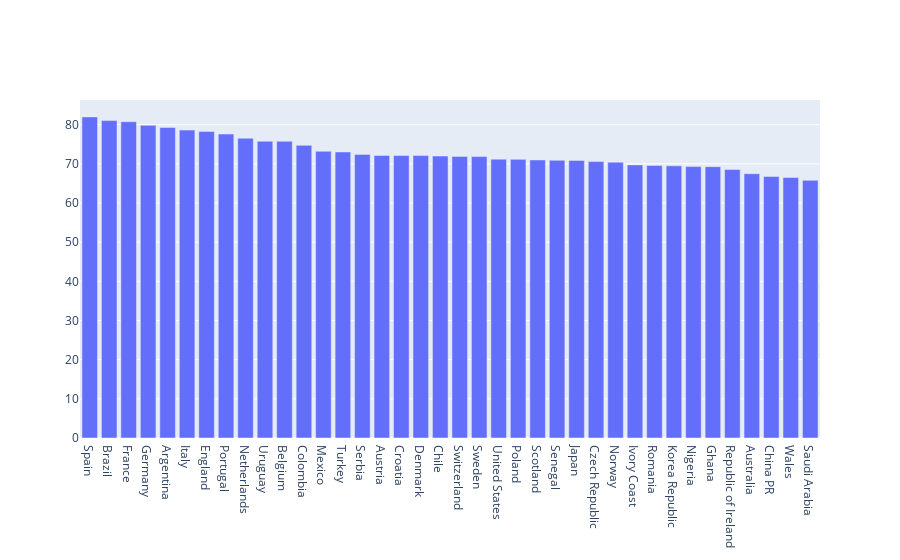

The notebook cell saved with this chart:
### Code cell
data = [go.Bar(x=countries.index,
            y=countries)]
iplot(data, filename='better countries')

### Figure 1 — Plotly figure (JSON) as saved in the notebook; plotly's stock layout.template omitted (floating-point values rounded to 4 significant figures)
{"data": [{"type": "bar", "x": ["Spain", "Brazil", "France", "Germany", "Argentina", "Italy", "England", "Portugal", "Netherlands", "Uruguay", "Belgium", "Colombia", "Mexico", "Turkey", "Serbia", "Austria", "Croatia", "Denmark", "Chile", "Switzerland", "Sweden", "United States", "Poland", "Scotland", "Senegal", "Japan", "Czech Republic", "Norway", "Ivory Coast", "Romania", "Korea Republic", "Nigeria", "Ghana", "Republic of Ireland", "Australia", "China PR", "Wales", "Saudi Arabia"], "y": [81.97, 81.03, 80.74, 79.82, 79.26, 78.6, 78.26, 77.59, 76.52, 75.77, 75.75, 74.71, 73.19, 73.02, 72.4, 72.12, 72.11, 72.1, 71.98, 71.89, 71.83, 71.18, 71.13, 70.97, 70.89, 70.87, 70.56, 70.4, 69.71, 69.54, 69.47, 69.28, 69.27, 68.54, 67.47, 66.76, 66.5, 65.78]}], "layout": {}}
